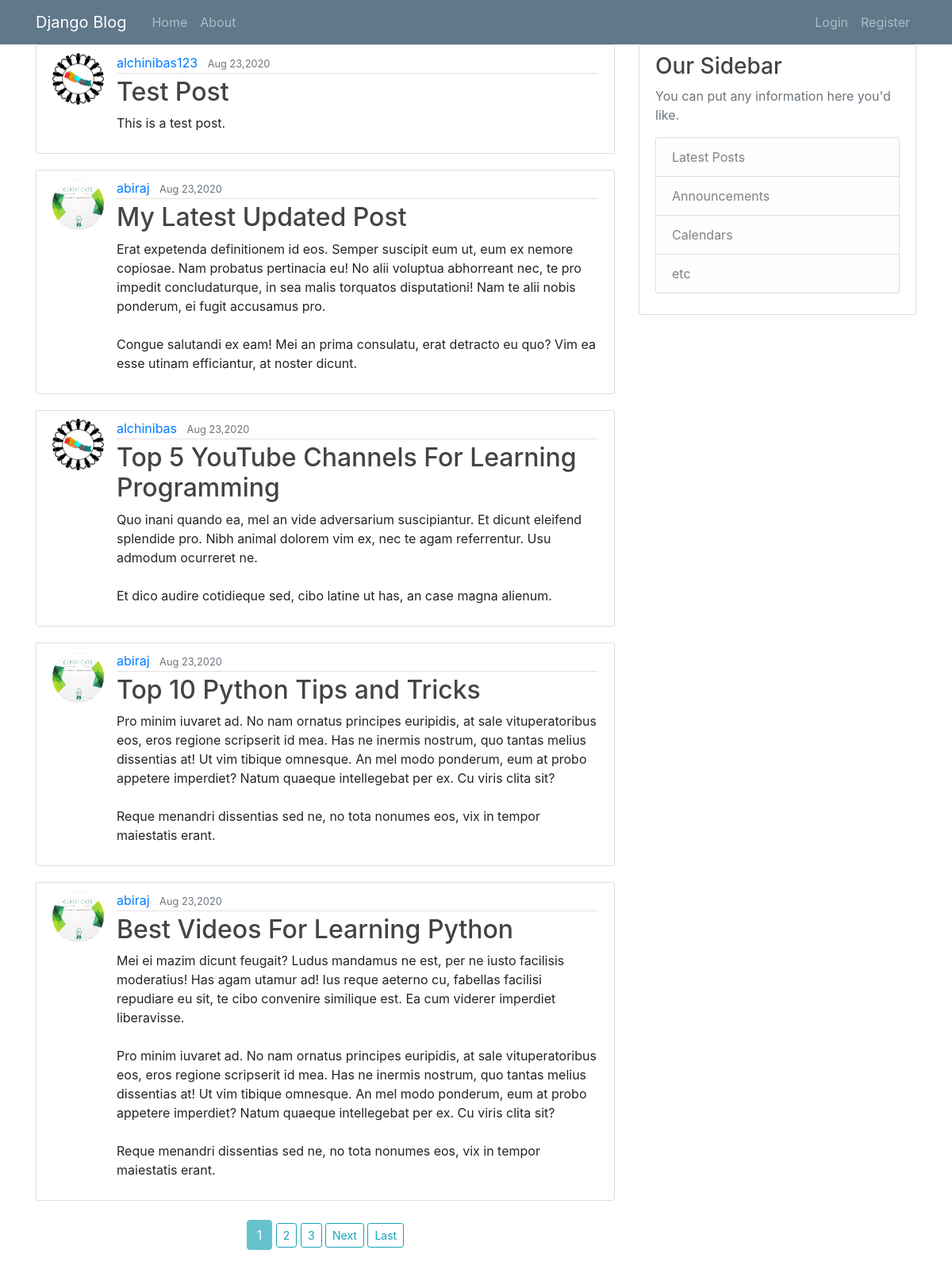
Screenshot of /blog/ with the database file from the repository.
### blog/models.py (models this page shows, shortened)
class Post(models.Model):
	title = models.CharField(max_length =100)
	content = models.TextField()
	date_posted = models.DateTimeField(default=timezone.now)
	author = models.ForeignKey(User, on_delete=models.CASCADE)

### users/models.py (models this page shows, shortened)
class Profile(models.Model):
	user = models.OneToOneField(User,on_delete= models.CASCADE)
	image = models.ImageField(default='default.png',upload_to='profile_pics')

### blog/views.py (the view)
# urls.py: path('',views.PostListView.as_view(),name ='home'),
class PostListView(ListView):
	model=Post
	template_name='blog/home.html'
	context_object_name='posts'
	ordering=["-date_posted"]
	paginate_by=5

### blog/templates/blog/home.html (shortened to what this page needs)
{% extends 'blog/__base.html'%}
{% block content %}
{% if posts %}
{% for post in posts %}
	<article class="media content-section">
		<div class="d-flex flex-column align-middle">
			<img class="rounded-circle article-img "src="{{ post.author.profile.image.url }}">
		</div>
	  <div class="media-body">
	    <div class="article-metadata">
	      <a class="mr-2" href="{% url 'blog:userposts' post.author.username %}">{{ post.author }}</a>
	      <small class="text-muted">{{ post.date_posted  |date:"M d,Y" }}</small>
	    </div>
	    <h2><a class="article-title" href="{% url 'blog:detail' post.pk  %}">{{ post.title }}</a></h2>
	    <p class="article-content">{{ post.content }}</p>
	  </div>
	</article>
	{%endfor%}
	{%endif%}
	<div class="paging mt-4 mb-4 text-center w-100">
		{% if is_paginated %}
			{% for num in page_obj.paginator.page_range %}
				{% if num == page_obj.number %}
					<a class="btn  btn-info disabled" href="?page={{num}}">{{num}}</a>
				{% elif num > page_obj.number|add:'-3' and num < page_obj.number|add:'3' %}
					<a class="btn btn-sm btn-outline-info" href="?page={{num}}">{{num}}</a>
				{%endif %}
			{% endfor %}
			{% if page_obj.has_next %}
				<a class="btn btn-sm btn-outline-info" href="?page={{page_obj.next_page_number}}">Next</a>
				<a class="btn btn-sm btn-outline-info" href="?page={{page_obj.paginator.num_pages}}">Last</a>
			{% endif %}
		{% endif %}
	</div>
{% endblock content %}

### blog/templates/blog/__base.html (shortened to what this page needs)
<!DOCTYPE html>
{%load static %}
<html>
<head>
  <link rel="stylesheet" href="https://stackpath.bootstrapcdn.com/bootstrap/4.3.1/css/bootstrap.min.css">
	<link rel="stylesheet" type="text/css" href="{% static 'blog/css/main.css' %}">
	<link rel="stylesheet" type="text/css" href="{% static 'blog/css/bootstrap.min.css' %}">
</head>
<body>
	<header class="site-header">
    <nav class="navbar navbar-expand-md navbar-dark bg-steel sticky-top">
      <div class="container">
        <a class="navbar-brand mr-4" href="{% url 'blog:home' %}">Django Blog</a>
        <div class="collapse navbar-collapse" id="navbarToggle">
          <div class="navbar-nav mr-auto">
            <a class="nav-item nav-link" href="{% url 'blog:home' %}">Home</a>
            <a class="nav-item nav-link" href="{% url 'blog:about' %}">About</a>
          </div>
          <div class="navbar-nav">
          	{% if user.is_authenticated %}
							<a class="nav-item nav-link"href="{% url 'users:profile' user.username %}">{{user.username}}</a>
							<a class="nav-item nav-link"href="{% url 'users:logout' %}">Logout</a>
          	{% else %}
	            <a class="nav-item nav-link" href="{% url 'users:login' %}">Login</a>
	            <a class="nav-item nav-link" href="{% url 'users:register' %}">Register</a>
            {% endif %}
          </div>
        </div>
      </div>
    </nav>
  </header>
	<div role="main" class="container" style="position:relative;">
    <div class="row">
      <div class="col-md-8">
        {% block content %}{% endblock %}
      </div>
      <div class="col-md-4">
        <div class="content-section">
          <h3>Our Sidebar</h3>
          <p class='text-muted'>You can put any information here you'd like.
            <ul class="list-group">
              <li class="list-group-item list-group-item-light">Latest Posts</li>
              <li class="list-group-item list-group-item-light">Announcements</li>
              <li class="list-group-item list-group-item-light">Calendars</li>
              <li class="list-group-item list-group-item-light">etc</li>
            </ul>
          </p>
        </div>
      </div>
    </div>
  </div>
</body>
</html>

### blog/static/blog/css/main.css (style rules this page uses)
body { background: #fafafa; color: #333333; margin-top: 5rem; }
h1, h2, h3, h4, h5, h6 { color: #444444; }
ul { margin: 0; }
.bg-steel { background-color: #5f788a; }
.site-header .navbar-nav .nav-link { color: #cbd5db; }
.content-section { background: #ffffff; padding: 10px 20px; border: 1px solid #dddddd; border-radius: 3px; margin-bottom: 20px; }
.article-title { color: #444444; }
.article-content { white-space: pre-line; }
.article-img { height: 65px; width: 65px; margin-right: 16px; }
.article-metadata { padding-bottom: 1px; margin-bottom: 4px; border-bottom: 1px solid #e3e3e3 }

### rows the page displays
Post: author.profile.image (placeholder picture), author "alchinibas123", date_posted "Aug 23,2020", title "Test Post", content "This is a test post."
Post: author.profile.image (picture), author "abiraj", date_posted "Aug 23,2020", title "My Latest Updated Post", content "Erat expetenda definitionem id eos. Semper suscipit eum ut, eum ex nemore copiosae. Nam probatus pertinacia eu! No alii voluptua abhorreant nec, te pro impedit concludaturque, in sea malis torquatos disputationi! Nam te alii nobis ponderum, ei fugit accusamus pro. Congue salutandi ex eam! Mei an prima consulatu, erat detracto eu quo? Vim ea esse utinam efficiantur, at noster dicunt."
Post: author.profile.image (placeholder picture), author "alchinibas", date_posted "Aug 23,2020", title "Top 5 YouTube Channels For Learning Programming", content "Quo inani quando ea, mel an vide adversarium suscipiantur. Et dicunt eleifend splendide pro. Nibh animal dolorem vim ex, nec te agam referrentur. Usu admodum ocurreret ne. Et dico audire cotidieque sed, cibo latine ut has, an case magna alienum."
Post: author.profile.image (picture), author "abiraj", date_posted "Aug 23,2020", title "Top 10 Python Tips and Tricks", content "Pro minim iuvaret ad. No nam ornatus principes euripidis, at sale vituperatoribus eos, eros regione scripserit id mea. Has ne inermis nostrum, quo tantas melius dissentias at! Ut vim tibique omnesque. An mel modo ponderum, eum at probo appetere imperdiet? Natum quaeque intellegebat per ex. Cu viris clita sit? Reque menandri dissentias sed ne, no tota nonumes eos, vix in tempor maiestatis erant."
Post: author.profile.image (picture), author "abiraj", date_posted "Aug 23,2020", title "Best Videos For Learning Python", content "Mei ei mazim dicunt feugait? Ludus mandamus ne est, per ne iusto facilisis moderatius! Has agam utamur ad! Ius reque aeterno cu, fabellas facilisi repudiare eu sit, te cibo convenire similique est. Ea cum viderer imperdiet liberavisse. Pro minim iuvaret ad. No nam ornatus principes euripidis, at sale vituperatoribus eos, eros regione scripserit id mea. Has ne inermis nostrum, quo tantas melius dissentias at! Ut vim tibique omnesque. An mel modo ponderum, eum at probo appetere imperdiet? Natum quaeque intellegebat per ex. Cu viris clita sit? Reque menandri dissentias sed ne, no tota nonumes eos, vix in tempor maiestatis erant."

### other values shown
{{ num }} "1"
{{ num }} "2" "3"
